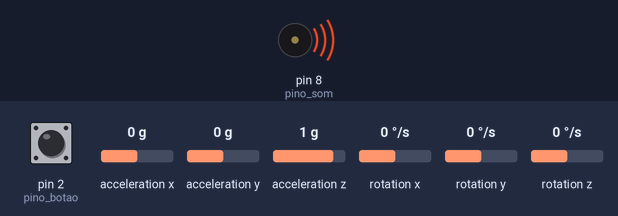
Recording of a sketch running on a simulated Arduino Uno, built with avr-gcc and run on an emulated ATmega328P. On the bench: buzzer (waves = sounding). Wiring (inferred from the names in the program): MPU-6050 motion sensor at I2C address 0x68. Inputs (shaded band) come from the test bench; at power-on: pin 2 (pino_botao) LOW, acceleration x 0 g, acceleration y 0 g, acceleration z 1 g, rotation x 0 °/s, rotation y 0 °/s, rotation z 0 °/s.

Above: at 0.1 s.
Timing chart, 0 to 1.6 s (numbered marks = the images above):
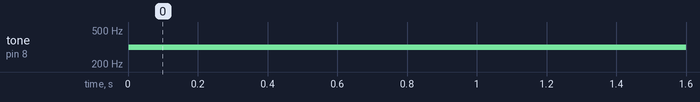

The sketch:

projeto4.ino
```cpp
//Inclusao de biblitoecas
#include<Wire.h>
#include<TimerOne.h>

//Definicoes de frequencias de algumas notas
#define NOTE_C4  262
#define NOTE_DS4 311
#define NOTE_F4  349
#define NOTE_FS4 370
#define NOTE_AS4 466

//Definicoes e constantes
#define pino_botao 2
#define pino_som 8
const unsigned int f_min = 131;
const unsigned int f_max = 494;
const int MPU=0x68;  //Endereco I2C do MPU6050

//Variaveis globais para controle de processos
int AcX,AcY,AcZ,Tmp,GyX,GyY,GyZ; //Variaveis para armazenar valores do sensor
bool estado = 0;                 //Variaval que indica estado (modo de operacao)
int tempo_deboucing = 0;         //Contador de tempo do deboucing
int flag_deboucing = 0;          //Flag que indica modo de deboucing ativo

//Rotinas de servico de interrupcao
void RSI_timer(){
  if(flag_deboucing == 1){       //Se estiver em deboucing
    tempo_deboucing--;           //Decrenenta contador debocuing
    if(tempo_deboucing == 0)     //Ao fim do tempo, desabilita deboucing
      flag_deboucing = 0;
  }
}

void RSI_botao(){
  if(flag_deboucing == 0){      //Se nao estiver em deboucing
    estado = !estado;           //Troca estado
    flag_deboucing = 1;         //Ativa deboucing
    tempo_deboucing = 500;
  }
}

void setup()
{
  //Configura pinos de entrada e saida
  pinMode(pino_botao,INPUT);
  pinMode(pino_som,OUTPUT);

  //Inicializacao do acelerometro (I2C)
  Wire.begin();
  Wire.beginTransmission(MPU);
  Wire.write(0x6B);
  Wire.write(0);
  Wire.endTransmission(true);

  //Configura interrupcao do botao
  attachInterrupt(0,RSI_botao,RISING);
  //Configura interrupcao periodica
  Timer1.initialize(1000); //Configura timer com periodo 1ms (1kHz)
  Timer1.attachInterrupt(RSI_timer); //Associa a interrupcao periodica a funcao RSI_timer
}

void loop()
{
  //Inicia comunicacao com sensor para solicitar dados
  Wire.beginTransmission(MPU);
  Wire.write(0x3B);              //Inicia com registrador 0x3B (ACCEL_XOUT_H)
  Wire.endTransmission(false);
  Wire.requestFrom(MPU,14,true); //Solicita os dados do sensor

  //Armazena o valor dos sensores nas variaveis correspondentes
  AcX=Wire.read()<<8|Wire.read();  //0x3B (ACCEL_XOUT_H) & 0x3C (ACCEL_XOUT_L)
  AcY=Wire.read()<<8|Wire.read();  //0x3D (ACCEL_YOUT_H) & 0x3E (ACCEL_YOUT_L)
  AcZ=Wire.read()<<8|Wire.read();  //0x3F (ACCEL_ZOUT_H) & 0x40 (ACCEL_ZOUT_L)
  Tmp=Wire.read()<<8|Wire.read();  //0x41 (TEMP_OUT_H) & 0x42 (TEMP_OUT_L)
  GyX=Wire.read()<<8|Wire.read();  //0x43 (GYRO_XOUT_H) & 0x44 (GYRO_XOUT_L)
  GyY=Wire.read()<<8|Wire.read();  //0x45 (GYRO_YOUT_H) & 0x46 (GYRO_YOUT_L)
  GyZ=Wire.read()<<8|Wire.read();  //0x47 (GYRO_ZOUT_H) & 0x48 (GYRO_ZOUT_L)

  if(estado == 0){ //Se estiver no estado 0 (modo continuo - variacao linear de frequencia)
    int S = AcX + AcY + AcZ;
    if(S > 30000)
      tone(pino_som,f_max);
    else if(S < -30000)
      tone(pino_som,f_min);
    else{
      unsigned int f = (((f_max - f_min)/(60000))*S) + ((f_max + f_min)/2);
      tone(pino_som,f);
    }
  }

  else{ //Se estiver no estado 1 (modo discreto - cada posicao corresponde a uma nota)
    if(AcX < -13000)
      tone(pino_som,NOTE_C4);
    else if(AcZ > 13000)
      tone(pino_som,NOTE_DS4);
    else if(AcX > 13000)
      tone(pino_som,NOTE_F4);
    else if(AcY < -13000)
      tone(pino_som,NOTE_FS4);
    else if(AcY > 13000)
      tone(pino_som,NOTE_AS4);
  }

}
```

Measured:
- by itself, tone on pin 8 (pino_som): silent → 312 Hz at 0.00 s
